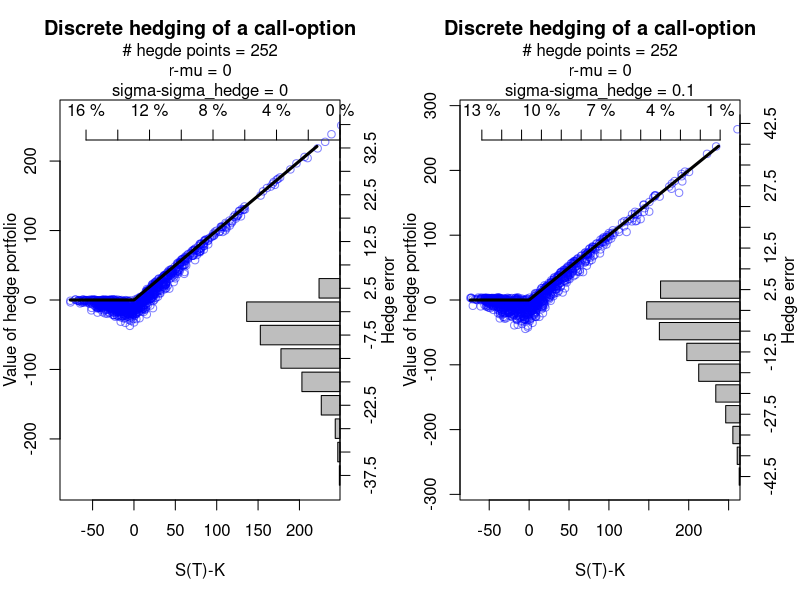
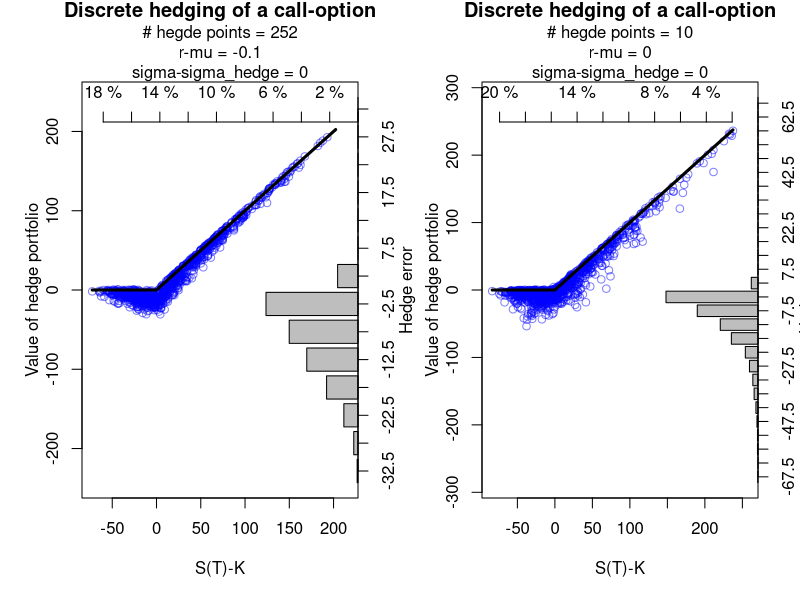
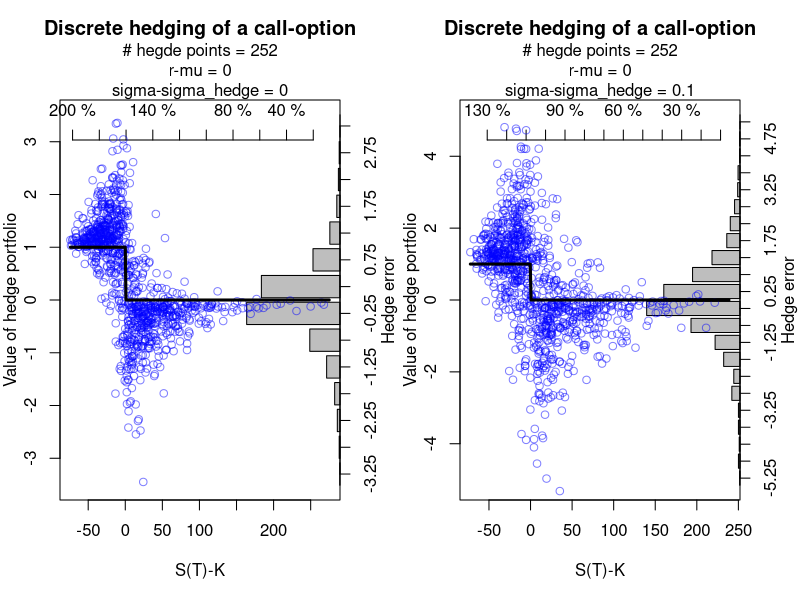
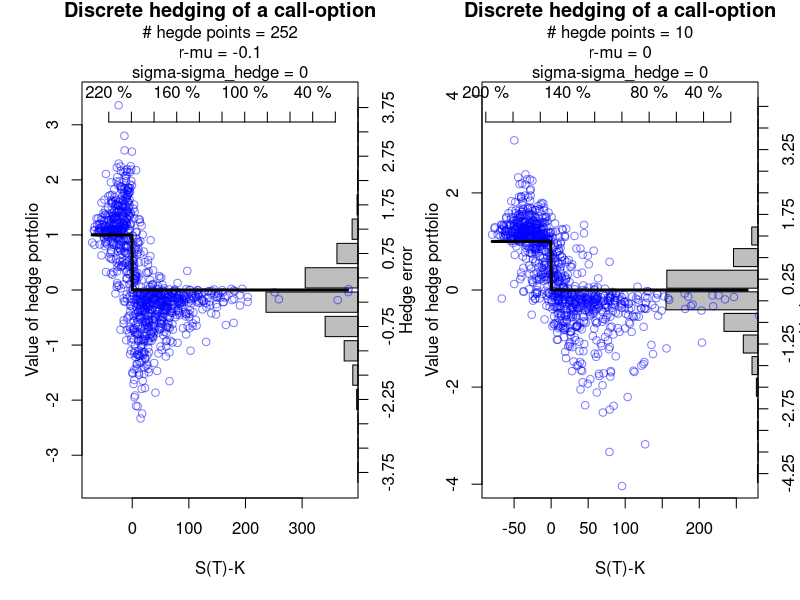

Recreate these plots in R, in order.

BlackScholesFormula  <- function (spot,timetomat,strike,r, q=0, sigma, opttype=1, greektype=1)
{ 
  "
  Docstring skrevet af Jonas Wolff
  
  -----
  param spot
  ::Type float
    Start kurs
  
  param timetomat
  ::Type float
    løbetiden
    
  param strike
  ::Type float
    Strike
    
  param r
  ::Type float
    risikofri rente
  
  param q
  ::Type float
    tids diskontering på param. spot
    
  param sigma
  ::Type float
    sigma i blackschols (i.e. wienerprocessens koeficient)
    
  param opttype
  ::Type float
    =1 er det call
  
  param greektype
  ::Type float
    =1 er det prisen
    =2 er det tid t delta'et
    
  return
  ::Type float
    Blacksholes formel output
    
  
  "
  #opttype <- 3
  d1<-(log(spot/strike)+ ((r-q)+0.5*sigma^2)*timetomat)/(sigma*sqrt(timetomat))
  d2<-d1-sigma*sqrt(timetomat)
  # spot = Y_o
  # timetomat = T-t
  # q = (beta-alpha)
  if (opttype==1 && greektype==1) result<-spot*exp(-q*timetomat)*pnorm(d1)-strike*exp(-r*timetomat)*pnorm(d2)
  
  if (opttype==2 && greektype==1) result<-spot*exp(-q*timetomat)*pnorm(d1)-strike*exp(-r*timetomat)*pnorm(d2)-spot*exp(-q*timetomat)+strike*exp(-r*timetomat)
  
  if (opttype==1 && greektype==2) result<-exp(-q*timetomat)*pnorm(d1)
  
  if (opttype==2 && greektype==2) result<-exp(-q*timetomat)*(pnorm(d1)-1)
  
  if (greektype==3) result<-exp(-q*timetomat)*dnorm(d1)/(spot*sigma*sqrt(timetomat))
  
  if (greektype==4) result<-exp(-q*timetomat)*spot*dnorm(d1)*sqrt(timetomat)
  
  
  if (opttype==3 && greektype==1) result<- 1*exp(-r*(timetomat))*pnorm(log(strike/spot),(r-1/2*sigma^2)*timetomat,sigma*sqrt(timetomat))
  if (opttype==3 && greektype==2) result<- -1*exp(-r*(timetomat))*dnorm(log(strike/spot),(r-1/2*sigma^2)*timetomat,sigma*sqrt(timetomat))/spot
  return(result)
  BlackScholesFormula<-result
  
}

BlackScholesImpVol  <- function (obsprice,spot,timetomat,strike,r, q=0, opttype=1)
{ difference<- function(sigBS, obsprice,spot,timetomat,strike,r,q,opttype)
{BlackScholesFormula (spot,timetomat,strike,r,q,sigBS, opttype,1)-obsprice
}
uniroot(difference, c(10^-6,10),obsprice=obsprice,spot=spot,timetomat=timetomat,strike=strike,r=r,q=q,opttype=opttype)$root
}

# INITIALIZE
# ==========
S0<-100
r<-0.02
mu<-0.02

sigma<-0.2
sigma_hedge<-0.2

capT<-1
strike<-100

Nhedge<-252
Nrep<-1000

reset_var <- function(){
  S0<<-100
  r<<-0.02
  mu<<-0.02
  
  sigma<<-0.2
  sigma_hedge<<-0.2
  
  capT<<-1
  strike<<-100
  
  Nhedge<<-252
  Nrep<<-1000
}
reset_var()
# HEDGE
# =====


hedgeerror_plotter <- function(hedgeerror,St,Vpf,strike,opttype_=1){
  St <- St-strike
  strike <- 0
  lim <- max(abs(hedgeerror))
  histdata <- hist(hedgeerror,plot=FALSE,freq=FALSE,breaks=pretty(c(-lim,lim),n=20))
  histdata <- data.frame(Data=histdata$density,Index=histdata$mids)
  rownames(histdata) <- histdata$Index
  if (opttype_ != 3){xlm <- 1}
  if (opttype_ == 3){xlm <- 5}
  xlm <- max(histdata$Data)*3
  bp <- barplot(height=histdata$Data,width=1,pos=0,xlim=c(xlm,0), axes=FALSE, frame.plot=FALSE,xlab="",ylab="",main="", horiz=TRUE)
  axis(side=4, at = bp, labels=histdata$Index)#,labels=histdata$mids)
  mtext("Hedge error", side = 4, line = 1.9, col = 1)
  axis(side=3, at = pretty(c(xlm*0.9,xlm*0.1),n=10), line=-2, labels = paste(pretty(c(xlm*0.9,xlm*0.1),n=10)*100,"%"))
  par(new=TRUE)
  
  xlim_top <- max(St)*0.8
  ylim_top <- max(abs(Vpf))*0.9
  xlim_bot <- min(St)
  
  plot(St,Vpf,  col=rgb(red = 0, green = 0, blue = 1, alpha = 0.5),xlab="S(T)-K",ylab="",xlim=c(xlim_bot,xlim_top),ylim=c(-ylim_top,ylim_top))
  mtext(paste("# hegde points =",Nhedge), side = 3, line = 2, col = 1)
  mtext(paste("r-mu =",r-mu), side = 3, line = 1, col = 1)
  mtext(paste("sigma-sigma_hedge =",sigma-sigma_hedge), side = 3, line = 0, col = 1)
  mtext("Value of hedge portfolio", side = 2, line = 2, col = 1)
  title("Discrete hedging of a call-option", line = 3.25)
  garbage <- function(X){ X[abs(X)>ylim_top/1.2]=NaN;return(X) }
  if (opttype_ == 1){
    points(xlim_bot:xlim_top,garbage(pmax(xlim_bot:xlim_top - strike,0)),type='l',lwd=3) 
  }
  if (opttype_ == 2){
    points(xlim_bot:xlim_top,pmax(strike-xlim_bot:xlim_top,0),type='l',lwd=3) 
  }
  if (opttype_ == 3){
    points(xlim_bot:xlim_top,pmax(strike-xlim_bot:xlim_top,0)/abs(strike-xlim_bot:xlim_top),type='l',lwd=3) 
  }
}


for (opttype_ in c(1,3)){

  main_code <- function() {
    St<-rep(S0, length=Nrep)
    dt<-capT/Nhedge
    #initialoutlay<-BlackScholesFormula(S0,capT,strike, r,0,sigma_hedge,1,1)
    initialoutlay<-BlackScholesFormula(S0,capT,strike, r,0,sigma,opttype_,1)
    
    Vpf<-rep(initialoutlay,length=Nrep)
    
    a<-BlackScholesFormula(St,capT,strike, r,0,sigma_hedge,opttype_,2)
    b<-Vpf-a*St
    
    for(i in 2:Nhedge){
      St<-St*exp((mu-0.5*sigma^2)*dt +(sigma-i/Nhedge)*sqrt(dt)*rnorm(Nrep))
      Vpf<-a*St+b*exp(dt*r)    
      a<-BlackScholesFormula(St,(capT-(i-1)*dt),strike, r,0,sigma_hedge,opttype_,2)
      b<-Vpf-a*St
    }
    
    St<-St*exp((mu-0.5*sigma^2)*dt +sigma*sqrt(dt)*rnorm(Nrep))
    Vpf<-a*St+b*exp(dt*r)
    if (opttype_ == 1){optionpayoff<-pmax(St-strike,0)}
    if (opttype_ == 2){optionpayoff<-pmax(strike-St,0)}
    if (opttype_ == 3){optionpayoff<-pmax(strike-St,0)/abs(strike-St)}
    hedgeerror<-Vpf-optionpayoff
    
    
    # SUMMARY STATS & GRAPHS
    # ======================
    print("---------------------------------------------------")
    print(c(paste("r-mu =",r-mu),paste("sigma-sigma_hedge =",sigma-sigma_hedge),paste("# hegde points =",Nhedge)))
    
    print(paste("Initial investment =",round(initialoutlay,4)))
    print(paste("Average discounted option payoff =",round(exp(-r*capT)*mean(optionpayoff),4)))
    print(paste("Average discounted portfolio value =",round(exp(-r*capT)*mean(Vpf),4)))
    print(paste("Terminal Hedge error mean =",mean(abs(hedgeerror))))
    print(paste("Terminal Hedge error SD =",sd(hedgeerror)))
    
    ToFile<-FALSE
    #par(mfrow=c(1,2))
    if (ToFile) png(file="Scatter.png",res=300,width = 3*480, height = 3*480)
    #(mfrow=c(1,2))
    hedgeerror_plotter(hedgeerror,St,Vpf,strike,opttype_ = opttype_)
    #text(50,125,paste("# hegde points =",Nhedge),adj=0)
    #text(50,120,paste("r-mu =",r-mu),adj=0)
    #text(50,115,paste("sigma-sigma_hedge =",sigma-sigma_hedge),adj=0)
    if (ToFile) dev.off()
    reset_var() # dårlig kode praksis men meget belejligt her.
  }
  png(filename=paste(opttype_,"opttype_standard_sigma.png"),res=300,width = 4*480, height = 3*480)
  par(mfrow=c(1,2),mar=c(5,3,5,3))
  main_code() # standard
  
  sigma_hedge <- 0.1
  main_code()
  dev.off()
  png(filename=paste(opttype_,"opttype_mu_Nhedge.png"),res=300,width = 4*480, height = 3*480)
  par(mfrow=c(1,2))
  mu <- 0.12
  main_code()
  
  Nhedge <- 10
  main_code()
  dev.off()
}
